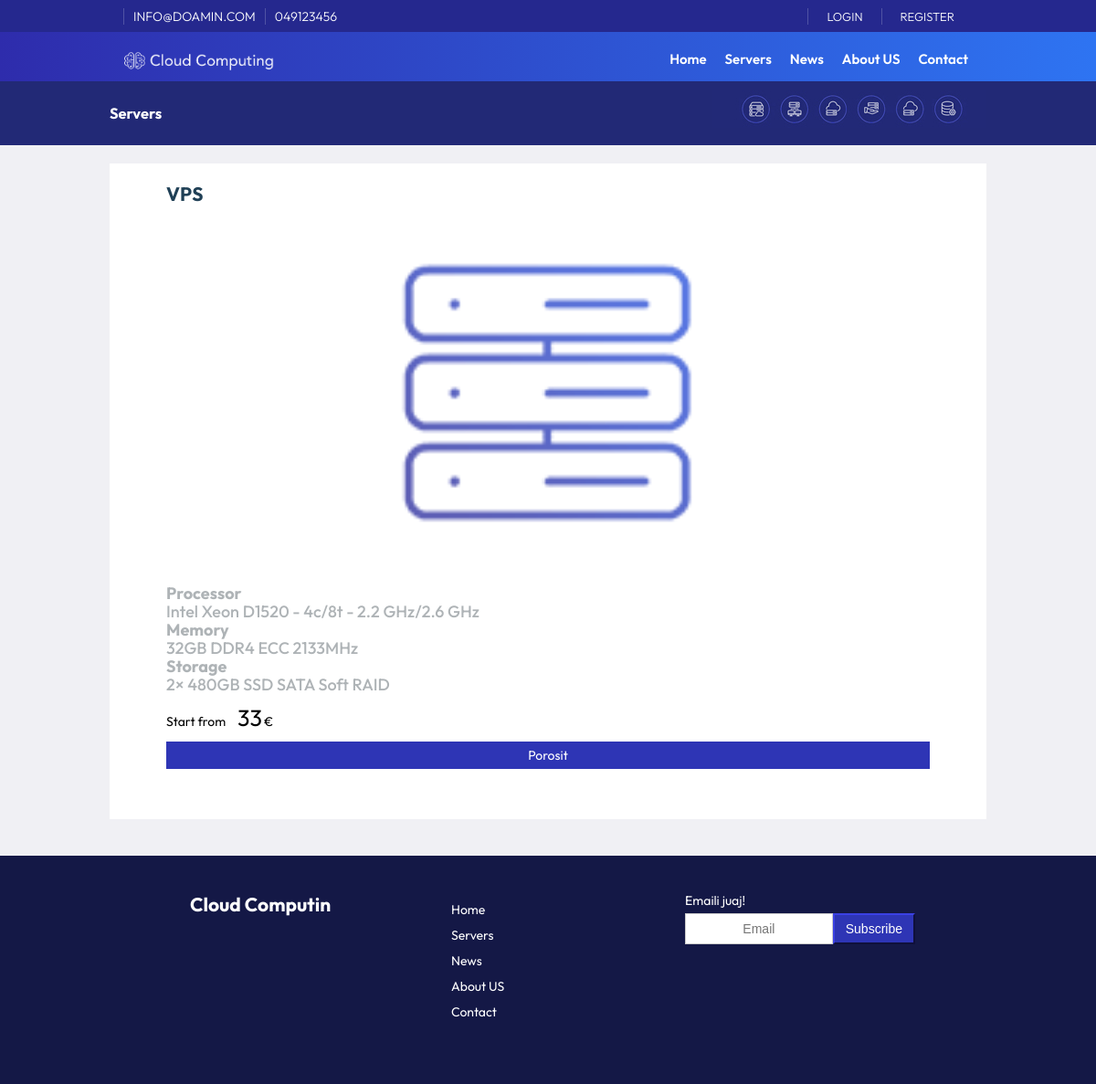
The app's page /server_1.php?id=2 with its own data.
### tables this page shows
CREATE TABLE `configs` (
  `id` int(11) NOT NULL,
  `emri` varchar(255) NOT NULL,
  `vlera` text NOT NULL
);

CREATE TABLE `menu` (
  `id` int(11) NOT NULL,
  `Emri` varchar(255) NOT NULL,
  `vlera` varchar(255) NOT NULL,
  `renditja` int(11) NOT NULL,
  `autori` varchar(255) NOT NULL,
  `Data` datetime NOT NULL DEFAULT current_timestamp() ON UPDATE current_timestamp()
);

CREATE TABLE `servers` (
  `id` int(11) NOT NULL,
  `Titulli` varchar(255) NOT NULL,
  `Pershkrimi` text DEFAULT NULL,
  `Data` date NOT NULL,
  `Cmimi` varchar(255) DEFAULT NULL,
  `foto` varchar(255) NOT NULL,
  `autori` varchar(255) NOT NULL
);

### assets/config/config.php (called while the page is built, shortened)
<?php
class Database {
    private $host = "localhost";
    private $username = "root";
    private $password = "";
    private $database = "CloudComputing";
    public function __construct() {
        $this->conn = new mysqli($this->host, $this->username, $this->password, $this->database);
    }
}
?>

### assets/config/functions.php (called while the page is built, shortened)
<?php
include_once 'config.php';
$db = new Database();
class SiteConfigs {
    private $db;
    public function __construct($db) {
        $this->db = $db;
    }
    public function readConfig($emri) {
        $defaultValue = 'Not Available';
        $query = "SELECT vlera FROM configs WHERE emri = '$emri' LIMIT 1";
        $result = $this->db->conn->query($query);
        if ($result->num_rows > 0) {
            $configs = $result->fetch_assoc();
            return $configs['vlera'];
        }
        return $defaultValue;
    }
}
$configs = new SiteConfigs($db);
?>

### assets/config/menu.php (called while the page is built, shortened)
<?php
class Menu {
    private $db;
    public function __construct($db) {
        $this->db = $db;
    }
    public function readAllMenu() {
        $query = "SELECT * FROM menu ORDER BY renditja ASC";
        $result = $this->db->conn->query($query);
        return $result->fetch_all(MYSQLI_ASSOC);
    }
}
?>

### assets/config/servers.php (called while the page is built, shortened)
<?php
class Servers {
    private $db;
    public function __construct($db) {
        $this->db = $db;
    }
    public function readServer($id) {
        $query = "SELECT * FROM servers WHERE id = $id";
        $result = $this->db->conn->query($query);
        return $result->fetch_assoc();
    }
}
?>

### server_1.php (the view, shortened to what this page needs)
<?php
include_once 'assets/config/config.php';
include_once 'assets/config/functions.php';
include_once 'assets/config/servers.php';
include_once 'assets/config/menu.php';
$pageid=2;
$db = new Database();
$servers = new Servers($db);
if (isset($_GET['id'])) {
    $id = $_GET['id'];
    $oneServer = $servers->readServer($id);
} else {
    header('Location: news_page.php');
    exit();
}
?>
<!DOCTYPE html>
<html lang="en">
<head>
    <link rel="stylesheet" href="assets/css/style.css">
    <link rel="stylesheet" href="https://cdnjs.cloudflare.com/ajax/libs/font-awesome/4.7.0/css/font-awesome.min.css">
</head>
<body>
    <div class="container">
        <?php include "header.php" ?>
        <div class="news width80">
                <div class="articel1">
                    <div class="atitle"><h2><?php echo $oneServer['Titulli']; ?></h2></div>
                    <div class="aimage1"><img src="<?php echo $configs->readConfig('imgurl'); echo $oneServer['foto']; ?>" alt="<?php echo $oneServer['Titulli']; ?>"></div>
                    <div class="adescription1">
                    <p><?php echo $oneServer['Pershkrimi']; ?></p></div>
                    <p class="fcmimi">
                        <span>Start from</span>
                        <span class="num" style="display: inline-block;"><?php echo $oneServer['Cmimi']; ?></span><span>€</span>
                    </p>
                    <a href="porosit.php?id=<?php echo $oneServer['id']; ?>" class="btn btn-block btn-mir">Porosit</a>
                </div>
        </div>
        <?php include "footer.php" ?>
    </div>
</body>
</html>

### header.php (shortened to what this page needs)
<?php
$db = new Database();
$menu = new Menu($db);
$allMenu = $menu->readAllMenu();
?>
   <header>
            <div class="topnav">
                <div class="container width80">
                    <div class="topnavl">
                        <div class="topbarw">
                            <p><?php echo $configs->readConfig('email');?></p><p><?php echo $configs->readConfig('telefoni');?></p>
                        </div>
                    </div>
                    <div class="topnavr">
                        <div class="topbarw">
                                <?php
                                    if (isset($_SESSION['user_id'])) {
                                        $user_id = $_SESSION['user_id'];
                                        $user_role = $user->checkUserRole($user_id);
                                        $emri = '<p>Pershendetje ' .$user->readEmri('emri', $user_id) .'<p>';
                                        $dashboard = '<p><a href="' . $configs->readConfig('url') . '/admin/dashboard.php">Dashboard</a></p>';
                                        $porosit = '<p><a href="' . $configs->readConfig('url') . '/user/index.php">Dashboard</a></p>';
                                        $logout = '<p><a href="' . $configs->readConfig('url') . '/logout.php">Logout</a></p>';
                                        if ($user_role === 'admin') {
                                            echo $emri ;
                                            echo $dashboard;
                                            echo $logout;
                                        } elseif ($user_role === 'user') {
                                            echo $emri;
                                            echo $porosit;
                                            echo $logout;
                                        } else {
                                            echo '<p><a href="' . $configs->readConfig('url') . '/login.php">Login</a></p>';
                                            echo '<p><a href="' . $configs->readConfig('url') . '/login.php">Register</a></p>';
                                        }
                                    }else {
                                        echo '<p><a href="' . $configs->readConfig('url') . '/login.php">Login</a></p>';
                                        echo '<p><a href="' . $configs->readConfig('url') . '/login.php">Register</a></p>';
                                    }
                                ?>
                        </div>
                    </div>
                </div>
            </div>
            <div class="width80">
                <div class="logo"><a href="<?php echo $configs->readConfig('url'); ?>"><img src="<?php echo $configs->readConfig('imgurl');?>/logow.png" /></a></div>
                <div class="nav" id="navid">
                    <ul>
                        <?php foreach ($allMenu as $menu): ?>
                            <li><a href="<?php echo $configs->readConfig('url'); echo $menu['vlera']; ?>"><?php echo $menu['Emri']; ?></a></li>
                        <?php endforeach; ?>
                    </ul>
                </div>
            </div>
            <?php
            if($pageid == 1){
                echo '<div class="slider"><img id="slideri" /></div>';
            }else if($pageid == 2){
                echo ' <div class="breadcrumbs">
                            <div class="width80">
                                <div class="bcl"><h3>Servers</h3></div>
                                <div class="bcr"><img src="assets/imgs/serversbc.jpg" /></div>
                            </div>
                        </div>';
            }else if($pageid == 3){
                echo ' <div class="breadcrumbs">
                        <div class="width80">
                            <div class="bcl"><h3>News</h3></div>
                            <div class="bcr"><img src="assets/imgs/contactbc.jpg" /></div>
                        </div>
                    </div>';
            }
            ?>
        </header>

### footer.php (shortened to what this page needs)
<footer>
    <div class="footeri width80">
        <div class="footerleft">
            <h2><a href="<?php echo $configs->readConfig('url'); ?>">Cloud Computin</a></h2>
        </div>
        <div class="footercenter">
            <ul>
                <?php foreach ($allMenu as $menu): ?>
                    <li><a href="<?php echo $configs->readConfig('url'); echo $menu['vlera']; ?>"><?php echo $menu['Emri']; ?></a></li>
                <?php endforeach; ?>
            </ul>
        </div>
        <div class="footerright">
            <p>Emaili juaj!</p>
            <div class="subs">
                <input class="form-control btn flex" type="email" placeholder="Email">
                <button class="btn btn-mir flex1">Subscribe</button>
            </div>
        </div>
    </div>
</footer>

### assets/css/style.css (style rules this page uses)
*, *:before, *:after { margin: 0; padding: 0; box-sizing: border-box; --title-font: "Outfit", Helvetica, Arial, sans-serif; --body-font: "Outfit", Helvetica, Arial, sans-serif; }
body, html { font-size: 14px; width: 100%; height: 100%; background: #F0F0F4; }
ul li a, a, body, span, text { font-family: "Outfit", Helvetica, Arial, sans-serif; }
header ul > li { list-style: none; float: left; margin: 10px 10px auto; }
.container { margin: auto; width: 100%; }
.width80 { width: 80%; margin: auto; }
header { background-image: linear-gradient(to right, #2E2CAC, #2E74F2); color: #fff; }
.topnav { margin: auto; height:35px; background-color: #25288e; padding: 5px 0 5px 0; }
.topnavl { float:left; }
.topnavr { float: right; }
.topbarw { font-size: 13px; display: flex; padding: 4px 15px; font-weight: 300; }
.topnav p { text-transform: uppercase; font-size: 14px; margin: auto; border-left: solid 1px rgba(255, 255, 255, .2); padding: 0 10px 0 10px; }
.topnavr a { text-decoration: none; color: #fff; font-size: 14px; padding: 0 10px 0 10px; }
.topnav span, .topnav a { text-transform: uppercase; font-size: 13px; margin: 5px auto; }
.logo { margin: 10px 0 0 0; }
.logo img { width: 200px; float: left; }
.nav { float: right; margin: 0 10px ; }
.nav li a { text-decoration: none; color: #fff; font-size:15px; font-weight: 600; }
.fcmimi { margin: 10px 0 10px 0; }
.fcmimi .num { font-size:25px; margin: 0 2px 0 10px; }
.articel1 { flex: 0 0 auto; width: 100%; padding: 0 12px 0 12px; margin-bottom:30px; }
.atitle { padding-bottom: 5px; }
.atitle h2 { color: #204056; text-transform: uppercase; }
.aimage1 img { display: block; width:100%; height:100%; max-width: 400px; max-height: 400px; margin:auto; border-radius: 10px; -moz-border-radius: 10px; -webkit-border-radius: 10px; }
.adescription1 { font-size: 18px; line-height: 20px; font-weight: 500; font-family: "Outfit", Helvetica, Arial, sans-serif; color: #aeb3b6; padding: 10px 10px 0 0; }
.form-control { display: block; width: 100%; height: 34px; padding: 6px 12px; font-size: 14px; border: 1px solid #ccc; }
.btn { font-size: 14px; font-weight: 400; text-align: center; border: 1px solid #000 transparent; padding: 6px 12px; margin: 5px auto 5px auto; box-shadow: none !important; display: block; }
.btn-block { display: block; width: 100%; }
.btn-mir { color: #fff; text-decoration:none; background-color: #2e35b5; border-color: #25298f; }
.breadcrumbs { background-color: #222976; min-height: 70px; overflow: auto; height: auto; margin: auto; padding: 5px 0 0 0; width: 100%; }
.bcl { margin: auto; width: 50%; float: left; text-align: left; padding: 20px 0 0 0; }
.bcr { margin: auto; width: 50%; float: left; text-align: right; padding: 5px 0 0 0; }
.news { margin: 20px auto; display: flex; flex-wrap: wrap; padding: 20px 50px 20px 50px; flex-grow: 1; background-color: white; }
footer { height: auto; padding: 20px; background: #141846; margin: 40px 0 0 0; }
footer ul > li, footer a { list-style: none; margin: 10px 10px auto; text-decoration: none; color: #FFF; }
.footeri { display: flex; flex-wrap: wrap; justify-content: space-between; margin:auto; padding: 20px 50px 20px 50px; color: #fff; }
.footerleft, .footercenter, .footerright { width: 33%; flex-grow: 1; padding: 0 12px 0 12px; margin-bottom:30px; }
.subs { display: flex; flex-wrap: wrap; }
.flex { flex: 1; float: left; }
.flex1 { flex: 0; float: left; }

### records on screen
configs: vlera "INFO@DOAMIN.COM"
configs: vlera "049123456"
configs: vlera (picture), vlera.foto (picture)
menu: Emri "Home"
menu: Emri "Servers"
menu: Emri "News"
menu: Emri "About US"
menu: Emri "Contact"
servers: Titulli "VPS", Pershkrimi "Processor Intel Xeon D1520 - 4c/8t - 2.2 GHz/2.6 GHz Memory 32GB DDR4 ECC 2133MHz Storage 2× 480GB SSD SATA Soft RAID", Cmimi "33"
